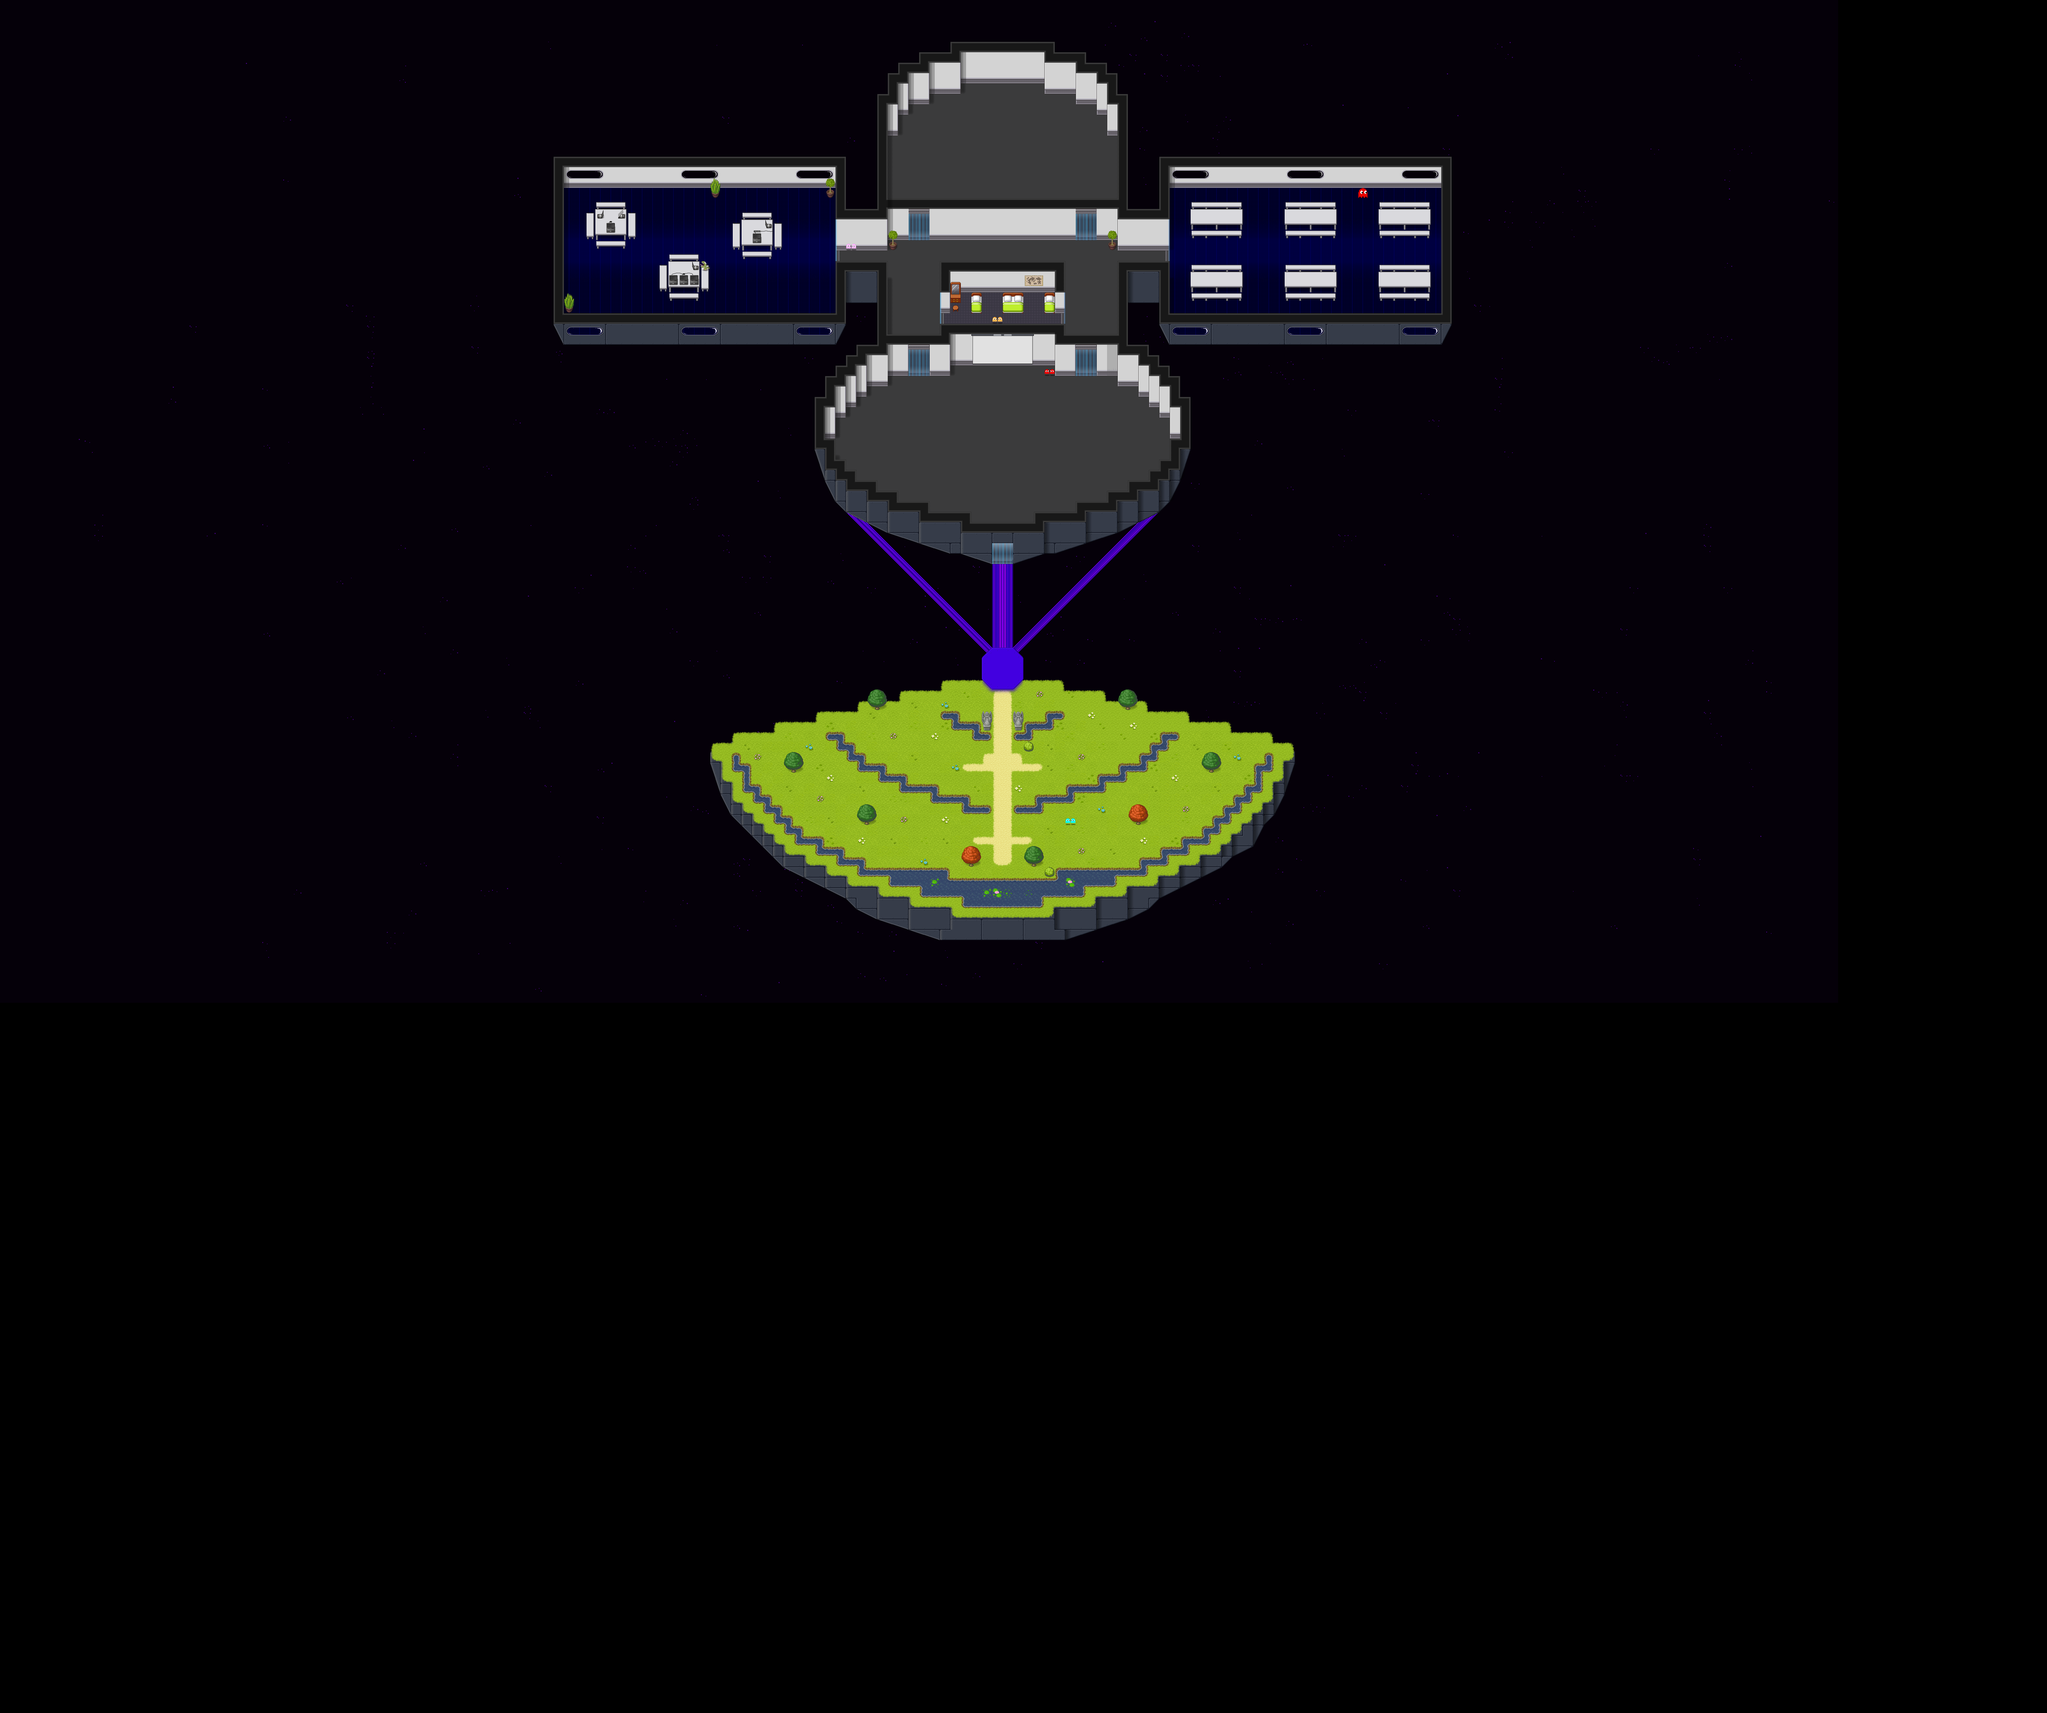

A 2D game scene composited from a Tiled map and its tileset images. What follows is a short description and the map's XML, with each tile layer's data collapsed to a summary:
An orthogonal 196x164 tile map with 32x32 px tiles, 29 tile layers (start, silentLayer, collisionLayer, snakeLayer, ...), 8 tilesets.

<map version="1.4" tiledversion="1.4.3" orientation="orthogonal" renderorder="right-down" width="196" height="164" tilewidth="32" tileheight="32" infinite="0" nextlayerid="59" nextobjectid="6">
 <tileset firstgid="1" name="cija_32x32_basic_CC0" tilewidth="32" tileheight="32" tilecount="600" columns="20">
  <image source="owl/cija_32x32_basic_CC0.png" width="640" height="960" />
  <tile id="4">
   <animation>
    <frame tileid="24" duration="2000" />
    <frame tileid="4" duration="2000" />
    <frame tileid="64" duration="2000" />
    <frame tileid="44" duration="2000" />
   </animation>
  </tile>
  <tile id="5">
   <animation>
    <frame tileid="65" duration="2000" />
    <frame tileid="25" duration="2000" />
    <frame tileid="5" duration="2000" />
    <frame tileid="45" duration="2000" />
   </animation>
  </tile>
  <tile id="6">
   <animation>
    <frame tileid="6" duration="2000" />
    <frame tileid="46" duration="2000" />
    <frame tileid="26" duration="2000" />
    <frame tileid="66" duration="2000" />
   </animation>
  </tile>
  <tile id="7">
   <animation>
    <frame tileid="67" duration="2000" />
    <frame tileid="7" duration="2000" />
    <frame tileid="47" duration="2000" />
    <frame tileid="27" duration="2000" />
   </animation>
  </tile>
  <tile id="9">
   <animation>
    <frame tileid="9" duration="800" />
    <frame tileid="10" duration="800" />
    <frame tileid="11" duration="800" />
    <frame tileid="12" duration="800" />
    <frame tileid="13" duration="800" />
    <frame tileid="14" duration="800" />
    <frame tileid="15" duration="800" />
    <frame tileid="16" duration="800" />
    <frame tileid="17" duration="800" />
    <frame tileid="18" duration="800" />
    <frame tileid="19" duration="800" />
   </animation>
  </tile>
  <tile id="29">
   <animation>
    <frame tileid="29" duration="800" />
    <frame tileid="30" duration="800" />
    <frame tileid="31" duration="800" />
    <frame tileid="32" duration="800" />
    <frame tileid="33" duration="800" />
    <frame tileid="34" duration="800" />
    <frame tileid="35" duration="800" />
    <frame tileid="36" duration="800" />
    <frame tileid="37" duration="800" />
    <frame tileid="38" duration="800" />
    <frame tileid="39" duration="800" />
   </animation>
  </tile>
  <tile id="82">
   <animation>
    <frame tileid="82" duration="200" />
    <frame tileid="83" duration="200" />
    <frame tileid="84" duration="200" />
    <frame tileid="85" duration="200" />
    <frame tileid="86" duration="200" />
    <frame tileid="87" duration="200" />
    <frame tileid="88" duration="200" />
    <frame tileid="89" duration="200" />
   </animation>
  </tile>
  <tile id="104">
   <animation>
    <frame tileid="104" duration="200" />
    <frame tileid="105" duration="200" />
    <frame tileid="106" duration="200" />
   </animation>
  </tile>
  <tile id="124">
   <animation>
    <frame tileid="124" duration="200" />
    <frame tileid="125" duration="200" />
    <frame tileid="126" duration="200" />
    <frame tileid="127" duration="200" />
   </animation>
  </tile>
  <tile id="144">
   <animation>
    <frame tileid="144" duration="200" />
    <frame tileid="145" duration="200" />
    <frame tileid="146" duration="200" />
    <frame tileid="147" duration="200" />
   </animation>
  </tile>
  <tile id="162">
   <animation>
    <frame tileid="162" duration="200" />
    <frame tileid="164" duration="200" />
    <frame tileid="166" duration="200" />
    <frame tileid="168" duration="200" />
   </animation>
  </tile>
  <tile id="163">
   <animation>
    <frame tileid="163" duration="200" />
    <frame tileid="165" duration="200" />
    <frame tileid="167" duration="200" />
    <frame tileid="169" duration="200" />
   </animation>
  </tile>
  <tile id="182">
   <animation>
    <frame tileid="182" duration="200" />
    <frame tileid="184" duration="200" />
    <frame tileid="186" duration="200" />
    <frame tileid="188" duration="200" />
   </animation>
  </tile>
  <tile id="183">
   <animation>
    <frame tileid="183" duration="200" />
    <frame tileid="185" duration="200" />
    <frame tileid="187" duration="200" />
    <frame tileid="189" duration="200" />
   </animation>
  </tile>
  <tile id="272">
   <animation>
    <frame tileid="272" duration="600" />
    <frame tileid="274" duration="400" />
    <frame tileid="276" duration="400" />
    <frame tileid="278" duration="600" />
    <frame tileid="276" duration="400" />
    <frame tileid="274" duration="400" />
   </animation>
  </tile>
  <tile id="273">
   <animation>
    <frame tileid="273" duration="600" />
    <frame tileid="275" duration="400" />
    <frame tileid="277" duration="400" />
    <frame tileid="279" duration="600" />
    <frame tileid="277" duration="400" />
    <frame tileid="275" duration="400" />
   </animation>
  </tile>
  <tile id="292">
   <animation>
    <frame tileid="292" duration="600" />
    <frame tileid="294" duration="400" />
    <frame tileid="296" duration="400" />
    <frame tileid="298" duration="600" />
    <frame tileid="296" duration="400" />
    <frame tileid="294" duration="400" />
   </animation>
  </tile>
  <tile id="293">
   <animation>
    <frame tileid="293" duration="600" />
    <frame tileid="295" duration="400" />
    <frame tileid="297" duration="400" />
    <frame tileid="299" duration="600" />
    <frame tileid="297" duration="400" />
    <frame tileid="295" duration="400" />
   </animation>
  </tile>
  <tile id="312">
   <animation>
    <frame tileid="312" duration="600" />
    <frame tileid="314" duration="400" />
    <frame tileid="316" duration="400" />
    <frame tileid="318" duration="600" />
    <frame tileid="316" duration="400" />
    <frame tileid="314" duration="400" />
   </animation>
  </tile>
  <tile id="313">
   <animation>
    <frame tileid="313" duration="600" />
    <frame tileid="315" duration="400" />
    <frame tileid="317" duration="400" />
    <frame tileid="319" duration="600" />
    <frame tileid="317" duration="400" />
    <frame tileid="315" duration="400" />
   </animation>
  </tile>
  <tile id="332">
   <animation>
    <frame tileid="332" duration="600" />
    <frame tileid="334" duration="400" />
    <frame tileid="336" duration="400" />
    <frame tileid="338" duration="600" />
    <frame tileid="336" duration="400" />
    <frame tileid="334" duration="400" />
   </animation>
  </tile>
  <tile id="333">
   <animation>
    <frame tileid="333" duration="600" />
    <frame tileid="335" duration="400" />
    <frame tileid="337" duration="400" />
    <frame tileid="339" duration="600" />
    <frame tileid="337" duration="400" />
    <frame tileid="335" duration="400" />
   </animation>
  </tile>
  <tile id="352">
   <animation>
    <frame tileid="352" duration="600" />
    <frame tileid="354" duration="400" />
    <frame tileid="356" duration="400" />
    <frame tileid="358" duration="600" />
    <frame tileid="356" duration="400" />
    <frame tileid="354" duration="400" />
   </animation>
  </tile>
  <tile id="353">
   <animation>
    <frame tileid="353" duration="600" />
    <frame tileid="355" duration="400" />
    <frame tileid="357" duration="400" />
    <frame tileid="359" duration="600" />
    <frame tileid="357" duration="400" />
    <frame tileid="355" duration="400" />
   </animation>
  </tile>
  <tile id="372">
   <animation>
    <frame tileid="372" duration="600" />
    <frame tileid="374" duration="400" />
    <frame tileid="376" duration="400" />
    <frame tileid="378" duration="600" />
    <frame tileid="376" duration="400" />
    <frame tileid="374" duration="400" />
   </animation>
  </tile>
  <tile id="373">
   <animation>
    <frame tileid="373" duration="600" />
    <frame tileid="375" duration="400" />
    <frame tileid="377" duration="400" />
    <frame tileid="379" duration="600" />
    <frame tileid="377" duration="400" />
    <frame tileid="375" duration="400" />
   </animation>
  </tile>
  <tile id="392">
   <animation>
    <frame tileid="392" duration="600" />
    <frame tileid="394" duration="400" />
    <frame tileid="396" duration="400" />
    <frame tileid="398" duration="600" />
    <frame tileid="396" duration="400" />
    <frame tileid="394" duration="400" />
   </animation>
  </tile>
  <tile id="393">
   <animation>
    <frame tileid="393" duration="600" />
    <frame tileid="395" duration="400" />
    <frame tileid="397" duration="400" />
    <frame tileid="399" duration="600" />
    <frame tileid="397" duration="400" />
    <frame tileid="395" duration="400" />
   </animation>
  </tile>
 </tileset>
 <tileset firstgid="601" source="tsx/cija based pipoya.tsx" />
 <tileset firstgid="2995" source="tsx/Pipoya [A]Wall-Up_pipo.tsx" />
 <tileset firstgid="3091" name="Pipoya LightShadow_pipo" tilewidth="32" tileheight="32" tilecount="48" columns="8">
  <image source="SampleMap/LightShadow_pipo.png" width="256" height="192" />
 </tileset>
 <tileset firstgid="3139" source="tsx/Pipoya addwork.tsx" />
 <tileset firstgid="3907" source="tsx/Pipoya [A]Grass_pipo.tsx" />
 <tileset firstgid="4435" source="tsx/Pipoya [A]Water_pipo.tsx" />
 <tileset firstgid="7507" source="tsx/mapUtilities.tsx" />
 <layer id="3" name="start" width="196" height="164">
  <data>[32144 cells, 4 non-empty, 1 distinct tile ids]</data>
 </layer>
 <layer id="47" name="silentLayer" width="196" height="164">
  <properties>
   <property name="silent" type="bool" value="true" />
  </properties>
  <data>[32144 cells, 16 non-empty, 1 distinct tile ids]</data>
 </layer>
 <layer id="52" name="collisionLayer" width="196" height="164">
  <data>[32144 cells, 14183 non-empty, 1 distinct tile ids]</data>
 </layer>
 <layer id="48" name="snakeLayer" width="196" height="164">
  <properties>
   <property name="openWebsite" value="https://schlangen.bytewerk.org" />
  </properties>
  <data>[32144 cells, 1 non-empty, 1 distinct tile ids]</data>
 </layer>
 <layer id="57" name="exitLayer" width="196" height="164">
  <data>[32144 cells, 158 non-empty, 1 distinct tile ids]</data>
 </layer>
 <layer id="34" name="night" width="196" height="164">
  <data>[32144 cells, 16896 non-empty, 10 distinct tile ids]</data>
 </layer>
 <layer id="53" name="------------------------------" width="196" height="164">
  <data>[32144 cells, 0 non-empty, 0 distinct tile ids]</data>
 </layer>
 <layer id="31" name="garten_erde" width="196" height="164">
  <data>[32144 cells, 226 non-empty, 44 distinct tile ids]</data>
 </layer>
 <layer id="29" name="garten_grass" width="196" height="164">
  <data>[32144 cells, 900 non-empty, 17 distinct tile ids]</data>
 </layer>
 <layer id="30" name="garten_fluss" width="196" height="164">
  <data>[32144 cells, 170 non-empty, 22 distinct tile ids]</data>
 </layer>
 <layer id="33" name="garten_flora" width="196" height="164">
  <data>[32144 cells, 162 non-empty, 40 distinct tile ids]</data>
 </layer>
 <layer id="54" name="-----------------------------" width="196" height="164">
  <data>[32144 cells, 0 non-empty, 0 distinct tile ids]</data>
 </layer>
 <layer id="27" name="laser" width="196" height="164">
  <data>[32144 cells, 70 non-empty, 5 distinct tile ids]</data>
 </layer>
 <layer id="37" name="laser_schatten" width="196" height="164">
  <data>[32144 cells, 6 non-empty, 5 distinct tile ids]</data>
 </layer>
 <layer id="28" name="laser_ball" width="196" height="164">
  <data>[32144 cells, 16 non-empty, 9 distinct tile ids]</data>
 </layer>
 <layer id="55" name="----------------------------" width="196" height="164">
  <data>[32144 cells, 0 non-empty, 0 distinct tile ids]</data>
 </layer>
 <layer id="21" name="building_floor" width="196" height="164">
  <data>[32144 cells, 1952 non-empty, 8 distinct tile ids]</data>
 </layer>
 <layer id="12" name="building_wall" width="196" height="164">
  <data>[32144 cells, 638 non-empty, 71 distinct tile ids]</data>
 </layer>
 <layer id="51" name="building_doorstep" width="196" height="164">
  <data>[32144 cells, 14 non-empty, 5 distinct tile ids]</data>
 </layer>
 <layer id="36" name="building_laserdoor" width="196" height="164">
  <data>[32144 cells, 42 non-empty, 3 distinct tile ids]</data>
 </layer>
 <layer id="35" name="building_doortop" width="196" height="164">
  <data>[32144 cells, 8 non-empty, 2 distinct tile ids]</data>
 </layer>
 <layer id="20" name="building_wall_top" width="196" height="164">
  <data>[32144 cells, 388 non-empty, 10 distinct tile ids]</data>
 </layer>
 <layer id="56" name="---------------------------" width="196" height="164">
  <data>[32144 cells, 0 non-empty, 0 distinct tile ids]</data>
 </layer>
 <layer id="16" name="SHADOW" width="196" height="164">
  <data>[32144 cells, 205 non-empty, 28 distinct tile ids]</data>
 </layer>
 <layer id="38" name="innenleben" width="196" height="164">
  <data>[32144 cells, 231 non-empty, 53 distinct tile ids]</data>
 </layer>
 <layer id="42" name="innenleben_PC" width="196" height="164">
  <data>[32144 cells, 16 non-empty, 10 distinct tile ids]</data>
 </layer>
 <layer id="44" name="innenleben_PC Kabel" width="196" height="164">
  <data>[32144 cells, 1 non-empty, 1 distinct tile ids]</data>
 </layer>
 <layer id="43" name="innenleben_Pc Kabel2" width="196" height="164">
  <data>[32144 cells, 1 non-empty, 1 distinct tile ids]</data>
 </layer>
 <objectgroup id="2" name="floorLayer" />
 <layer id="58" name="Userbehind" width="196" height="164">
  <data>[32144 cells, 87 non-empty, 17 distinct tile ids]</data>
 </layer>
</map>
